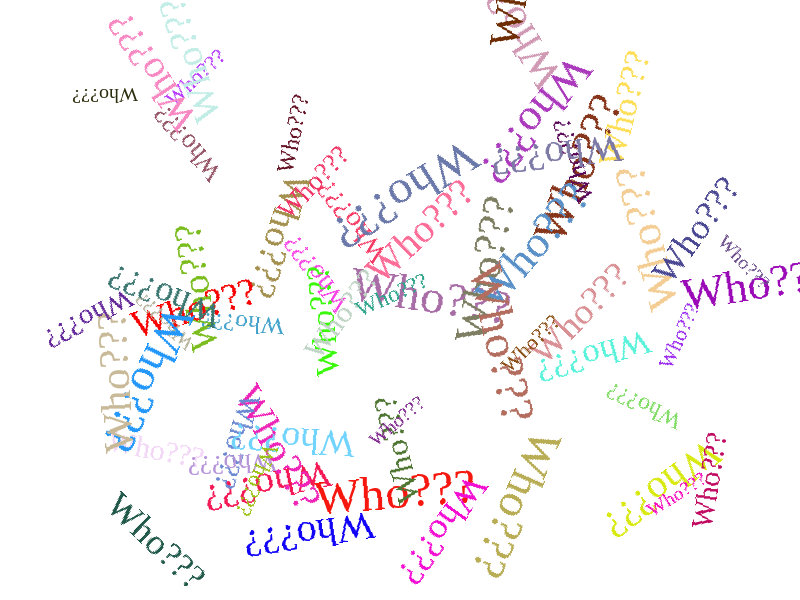

The MATLAB script that drew this image:
% [Fun]Who??? 
axis off;
set(gcf,'menubar','none','toolbar','none');
for k=1:60
    h=text(rand,rand,...
        ['\fontsize{',num2str(unifrnd(20,50)),'}\fontname{Times New Roman}Who???'],...
        'color',rand(1,3),'Rotation',360*rand);
    pause(0.1);
end
